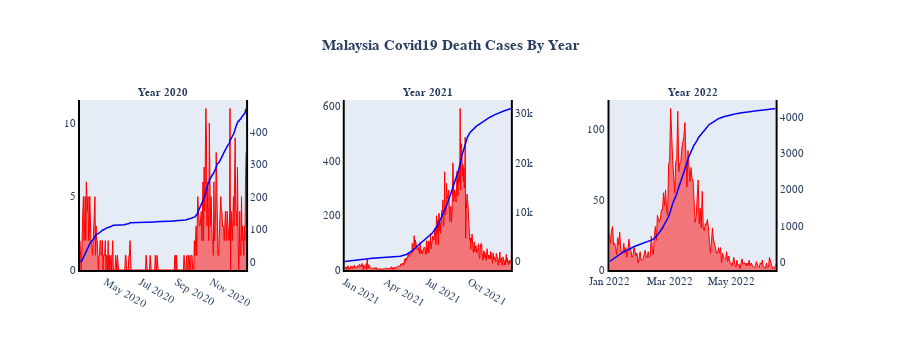

Here is the notebook cell this chart was saved with:
### Code cell
fig = make_subplots(rows=1, cols=3, specs=[[{'secondary_y': True}, {'secondary_y': True},
                                            {'secondary_y': True}]],
                    
subplot_titles=('<b>Year 2020</b>',
                '<b>Year 2021</b>',
                '<b>Year 2022</b>'))

fig.add_trace(go.Scatter(x = death_2020['date'], y = death_2020['deaths_new'], 
                         fill='tozeroy',mode='lines', name = 'Daily Death Cases',
                         line = dict(color='red', width=1)), secondary_y=False, row=1, col=1)
fig.add_trace(go.Scatter(x = death_2020['date'], y = death_2020['cum_2020'], name = 'Cumulative Death Cases',
               line = dict(color='blue', width=1.5)), secondary_y=True, row=1, col=1)

fig.add_trace(go.Scatter(x = death_2021['date'], y = death_2021['deaths_new'], 
                         fill='tozeroy',mode='lines', name = 'Daily Death Cases',
                         line = dict(color='red', width=1)), secondary_y=False, row=1, col=2)
fig.add_trace(go.Scatter(x = death_2021['date'], y = death_2021['cum_2021'], name = 'Cumulative Death Cases',
               line = dict(color='blue', width=1.5)), secondary_y=True, row=1, col=2)

fig.add_trace(go.Scatter(x = death_2022['date'], y = death_2022['deaths_new'], 
                         fill='tozeroy',mode='lines', name = 'Daily Death Cases',
                         line = dict(color='red', width=1)), secondary_y=False, row=1, col=3)
fig.add_trace(go.Scatter(x = death_2022['date'], y = death_2022['cum_2022'], name = 'Cumulative Death Cases',
               line = dict(color='blue', width=1.5)), secondary_y=True, row=1, col=3)


fig.update_layout(title_text='<b>Malaysia Covid19 Death Cases By Year</b>',title_x=0.5,
                  showlegend=False,height=350)
fig.update_xaxes(title_text='')
#Update Fonts & Size
fig.update_annotations(font=dict(family="Helvetica", size=11))
fig.update_layout(font=dict(family="Helvetica", size=11))
#fig.update_layout(height=350,showlegend=False)
fig.update_xaxes(showgrid=False, zeroline=False, showline=True, linewidth=2, linecolor='black')
fig.update_yaxes(showgrid=False, zeroline=False, showline=True, linewidth=2, linecolor='black')

#Plotting the graph
fig.show()

### Figure 1 — Plotly figure (JSON) as saved in the notebook; plotly's stock layout.template omitted (floating-point values rounded to 4 significant figures; data arrays with more than 128 entries replaced by an {"elided": "..."} marker saying what was removed)
{"data": [{"fill": "tozeroy", "line": {"color": "red", "width": 1}, "mode": "lines", "name": "Daily Death Cases", "type": "scatter", "x": {"elided": "290 str values"}, "xaxis": "x", "y": {"elided": "290 int values"}, "yaxis": "y"}, {"line": {"color": "blue", "width": 1.5}, "name": "Cumulative Death Cases", "type": "scatter", "x": {"elided": "290 str values"}, "xaxis": "x", "y": {"elided": "290 int values"}, "yaxis": "y2"}, {"fill": "tozeroy", "line": {"color": "red", "width": 1}, "mode": "lines", "name": "Daily Death Cases", "type": "scatter", "x": {"elided": "365 str values"}, "xaxis": "x2", "y": {"elided": "365 int values"}, "yaxis": "y3"}, {"line": {"color": "blue", "width": 1.5}, "name": "Cumulative Death Cases", "type": "scatter", "x": {"elided": "365 str values"}, "xaxis": "x2", "y": {"elided": "365 int values"}, "yaxis": "y4"}, {"fill": "tozeroy", "line": {"color": "red", "width": 1}, "mode": "lines", "name": "Daily Death Cases", "type": "scatter", "x": {"elided": "164 str values"}, "xaxis": "x3", "y": {"elided": "164 int values"}, "yaxis": "y5"}, {"line": {"color": "blue", "width": 1.5}, "name": "Cumulative Death Cases", "type": "scatter", "x": {"elided": "164 str values"}, "xaxis": "x3", "y": {"elided": "164 int values"}, "yaxis": "y6"}], "layout": {"annotations": [{"font": {"family": "Helvetica", "size": 11}, "showarrow": false, "text": "<b>Year 2020</b>", "x": 0.1122, "xanchor": "center", "xref": "paper", "y": 1, "yanchor": "bottom", "yref": "paper"}, {"font": {"family": "Helvetica", "size": 11}, "showarrow": false, "text": "<b>Year 2021</b>", "x": 0.47, "xanchor": "center", "xref": "paper", "y": 1, "yanchor": "bottom", "yref": "paper"}, {"font": {"family": "Helvetica", "size": 11}, "showarrow": false, "text": "<b>Year 2022</b>", "x": 0.8278, "xanchor": "center", "xref": "paper", "y": 1, "yanchor": "bottom", "yref": "paper"}], "font": {"family": "Helvetica", "size": 11}, "height": 350, "showlegend": false, "title": {"text": "<b>Malaysia Covid19 Death Cases By Year</b>", "x": 0.5}, "xaxis": {"anchor": "y", "domain": [0, 0.2244], "linecolor": "black", "linewidth": 2, "showgrid": false, "showline": true, "title": {"text": ""}, "zeroline": false}, "xaxis2": {"anchor": "y3", "domain": [0.3578, 0.5822], "linecolor": "black", "linewidth": 2, "showgrid": false, "showline": true, "title": {"text": ""}, "zeroline": false}, "xaxis3": {"anchor": "y5", "domain": [0.7156, 0.94], "linecolor": "black", "linewidth": 2, "showgrid": false, "showline": true, "title": {"text": ""}, "zeroline": false}, "yaxis": {"anchor": "x", "domain": [0, 1], "linecolor": "black", "linewidth": 2, "showgrid": false, "showline": true, "zeroline": false}, "yaxis2": {"anchor": "x", "linecolor": "black", "linewidth": 2, "overlaying": "y", "showgrid": false, "showline": true, "side": "right", "zeroline": false}, "yaxis3": {"anchor": "x2", "domain": [0, 1], "linecolor": "black", "linewidth": 2, "showgrid": false, "showline": true, "zeroline": false}, "yaxis4": {"anchor": "x2", "linecolor": "black", "linewidth": 2, "overlaying": "y3", "showgrid": false, "showline": true, "side": "right", "zeroline": false}, "yaxis5": {"anchor": "x3", "domain": [0, 1], "linecolor": "black", "linewidth": 2, "showgrid": false, "showline": true, "zeroline": false}, "yaxis6": {"anchor": "x3", "linecolor": "black", "linewidth": 2, "overlaying": "y5", "showgrid": false, "showline": true, "side": "right", "zeroline": false}}}
